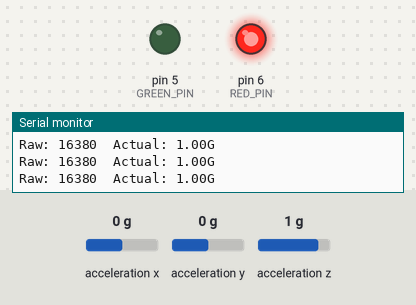
Bench run of a sketch on a simulated Arduino Uno, built with avr-gcc and run on an emulated ATmega328P. Shown: output pins drawn as LEDs (lit = HIGH), the last lines printed to the serial monitor. The inputs (shaded band) are chosen by the test bench; at power-on: acceleration z 1 g, acceleration x 0 g, acceleration y 0 g.

Above: at 1.2 s.
1.3 s: acceleration z set to 0.1 g
2.8 s: acceleration z set to -0.2 g
At 4.0 s:
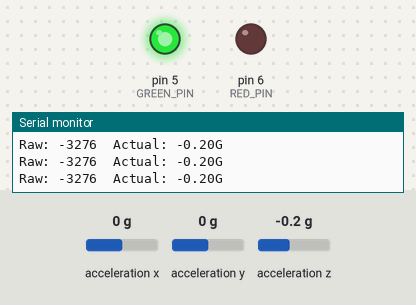
4.3 s: acceleration z set to 0 g
At 4.7 s:
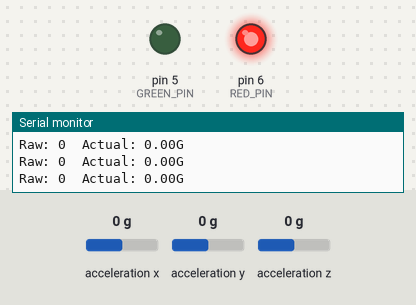
Timing chart, 0 to 7.3 s (numbered marks = the images above; inputs shaded):
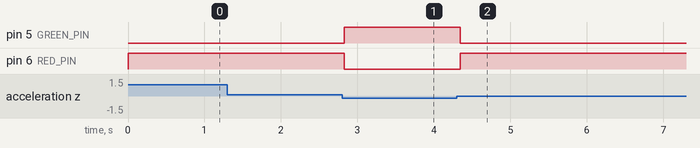

The sketch:

11-1_orientation.ino
```cpp
// 가속도 센서의 z축 방향 값을 이용하여 방향 감지

// 센서 라이브러리 포함
// 센서 라이브러리 내에서 아두이노의 SPI 라이브러리와 Unified Sensor Library를 포함
#include <Adafruit_LIS3DH.h>

// 사용 핀 정의
// SPI 통신을 위한 핀은 디폴트 핀을 사용하므로 별도 지정하지 않지만
// CS/SS 핀은 슬레이브별로 하나씩 필요하므로 핀을 지정해야 함
const int RED_PIN = 6;
const int GREEN_PIN = 5;
const int CS_PIN = 10;

// 하드웨어 SPI 인터페이스를 사용하여 가속도 센서 초기화
Adafruit_LIS3DH accel = Adafruit_LIS3DH(CS_PIN);

void setup()
{
  Serial.begin(9600);     // 센서 값 출력을 위해 시리얼 포트 초기화

  // 가속도 센서 연결
  if (!accel.begin())
  {
    Serial.println("Could not find accelerometer.");
    while (1);      // 연결 오류가 발생하면 무한 루프로 진입
  }

  // 가속도 센서의 측정 범위를 +/-2G로 설정
  accel.setRange(LIS3DH_RANGE_2_G);

  // LED의 음극에 연결된 핀을 출력으로 설정하고 LED를 끔
  // 공통 양극 방식 LED를 사용하므로 HIGH를 출력해야 LED가 꺼짐
  pinMode(RED_PIN, OUTPUT);
  digitalWrite(RED_PIN, HIGH);
  pinMode(GREEN_PIN, OUTPUT);
  digitalWrite(GREEN_PIN, HIGH);
}

void loop()
{
  // x, y, z축 방향의 가속도 읽기
  accel.read();

  // z축 방향의 원시값 출력
  Serial.print("Raw: ");
  Serial.print(accel.z);

  // z축 방향 원시값을 +/-2G 범위의 가속도 값으로 변환
  Serial.print("\tActual: ");
  Serial.print((float(accel.z) / 32768.0) * 2.0);
  Serial.println("G");

  // 센서가 지면을 향하고 있는 경우
  if (accel.z < 0)
  {
    digitalWrite(RED_PIN, LOW);
    digitalWrite(GREEN_PIN, HIGH);
  }
  else
  {
    digitalWrite(RED_PIN, HIGH);
    digitalWrite(GREEN_PIN, LOW);
  }

  // 100ms 간격으로 가속도 값 확인
  delay(100);
}
```

Measured:
- the behaviour switches between 0 and -0.1 g on acceleration z (found by bisection; images 0 and 1)
- after the input at 2.8 s, pin 5 (GREEN_PIN): LOW → HIGH at once; pin 6 (RED_PIN): HIGH → LOW at once
- after the input at 4.3 s, pin 5 (GREEN_PIN): HIGH → LOW after 0.05 s; pin 6 (RED_PIN): LOW → HIGH after 0.05 s
